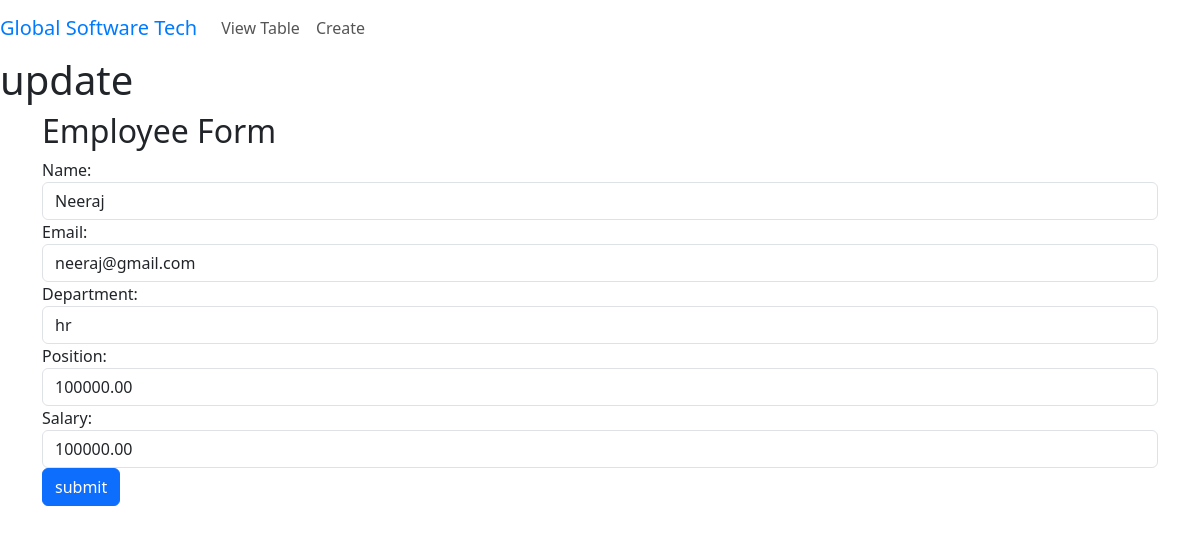
The page /update/3/ on the database its author committed.
### portal/models.py (models this page shows)
class Employee(models.Model):
    name = models.CharField(max_length=100)
    email = models.EmailField()
    department = models.CharField(max_length=100)
    position = models.CharField(max_length=100)
    salary = models.DecimalField(max_digits=10, decimal_places=2)
    def __str__(self):
        return self.name

### portal/views.py (the view, shortened to what this page needs)
# urls.py: path("update/<int:id>/",views.update,name="update"),
def update(request, id):
    object = get_object_or_404(Employee, pk=id)
    context = {"obj": object}
    print(context)
    return render(request, "pages/update.html", context)

### templates/pages/update.html (shortened to what this page needs)
{% extends "base/base.html" %} {% block content %}
<h1>update</h1>
<div class="container">
    <h2>Employee Form</h2>
    <form method="POST" action="{% url 'update' obj.id %}">
        <div class="form-group">
            <label for="name">Name:</label>
            <input type="text" class="form-control" id="name" value="{{obj.name}}" placeholder="Enter name"
                name="name" />
        </div>
        <div class="form-group">
            <label for="email">Email:</label>
            <input type="email" class="form-control" id="email" value="{{obj.email}}" placeholder="Enter email"
                name="email" />
        </div>
        <div class="form-group">
            <label for="department">Department:</label>
            <select class="form-control" id="department" name="department">
                <option value="{{obj.department}}">{{obj.department}}</option>
            </select>
        </div>
        <div class="form-group">
            <label for="position">Position:</label>
            <input type="text" class="form-control" id="position" placeholder="Enter position" name="position"
                value="{{obj.position}}" />
        </div>
        <div class="form-group">
            <label for="salary">Salary:</label>
            <input type="number" class="form-control" id="salary" placeholder="Enter salary" name="salary"
                value="{{obj.salary}}" />
        </div>
        <div class="text-right">
            <input type="submit" class="btn btn-primary" value="submit">
        </div>
    </form>
</div>
{% endblock content %}

### rows shown on the page
Employee: name "Neeraj", email "neeraj@gmail.com", department "hr", position "100000.00", salary "100000.00"
